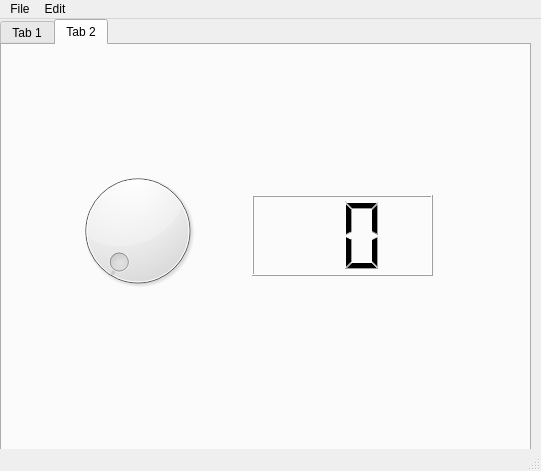
<?xml version="1.0" encoding="UTF-8"?>
<ui version="4.0">
 <class>MainWindow</class>
 <widget class="QMainWindow" name="MainWindow">
  <property name="geometry">
   <rect>
    <x>0</x>
    <y>0</y>
    <width>541</width>
    <height>471</height>
   </rect>
  </property>
  <property name="windowTitle">
   <string>MainWindow</string>
  </property>
  <widget class="QWidget" name="centralwidget">
   <widget class="QTabWidget" name="tabWidget">
    <property name="geometry">
     <rect>
      <x>0</x>
      <y>0</y>
      <width>531</width>
      <height>441</height>
     </rect>
    </property>
    <property name="currentIndex">
     <number>1</number>
    </property>
    <widget class="QWidget" name="tab">
     <attribute name="title">
      <string>Tab 1</string>
     </attribute>
     <widget class="QPushButton" name="pushButton">
      <property name="geometry">
       <rect>
        <x>30</x>
        <y>360</y>
        <width>75</width>
        <height>23</height>
       </rect>
      </property>
      <property name="text">
       <string>Masuk</string>
      </property>
     </widget>
     <widget class="QPushButton" name="pushButton_2">
      <property name="geometry">
       <rect>
        <x>130</x>
        <y>360</y>
        <width>75</width>
        <height>23</height>
       </rect>
      </property>
      <property name="text">
       <string>Keluar</string>
      </property>
     </widget>
    </widget>
    <widget class="QWidget" name="tab_2">
     <attribute name="title">
      <string>Tab 2</string>
     </attribute>
     <widget class="QDial" name="dial">
      <property name="geometry">
       <rect>
        <x>60</x>
        <y>120</y>
        <width>151</width>
        <height>131</height>
       </rect>
      </property>
     </widget>
     <widget class="QLCDNumber" name="lcdNumber">
      <property name="geometry">
       <rect>
        <x>250</x>
        <y>150</y>
        <width>181</width>
        <height>81</height>
       </rect>
      </property>
      <property name="digitCount">
       <number>2</number>
      </property>
     </widget>
    </widget>
   </widget>
  </widget>
  <widget class="QMenuBar" name="menubar">
   <property name="geometry">
    <rect>
     <x>0</x>
     <y>0</y>
     <width>541</width>
     <height>21</height>
    </rect>
   </property>
   <widget class="QMenu" name="menuFile">
    <property name="title">
     <string>File</string>
    </property>
    <widget class="QMenu" name="menuCopy">
     <property name="title">
      <string>Copy</string>
     </property>
     <property name="icon">
      <iconset>
       <normaloff>copy.png</normaloff>copy.png</iconset>
     </property>
     <addaction name="actionSebagian"/>
     <addaction name="actionKabehan"/>
    </widget>
    <addaction name="actionNew"/>
    <addaction name="menuCopy"/>
    <addaction name="separator"/>
    <addaction name="actionExit_2"/>
   </widget>
   <widget class="QMenu" name="menuEdit">
    <property name="title">
     <string>Edit</string>
    </property>
   </widget>
   <addaction name="menuFile"/>
   <addaction name="menuEdit"/>
  </widget>
  <widget class="QStatusBar" name="statusbar"/>
  <action name="actionNew">
   <property name="icon">
    <iconset>
     <normaloff>new.png</normaloff>new.png</iconset>
   </property>
   <property name="text">
    <string>New</string>
   </property>
  </action>
  <action name="actionExit">
   <property name="text">
    <string>Exit</string>
   </property>
  </action>
  <action name="actionExit_2">
   <property name="icon">
    <iconset>
     <normaloff>exit.png</normaloff>exit.png</iconset>
   </property>
   <property name="text">
    <string>Exit</string>
   </property>
   <property name="statusTip">
    <string>Klik untuk keluar</string>
   </property>
  </action>
  <action name="actionSebagian">
   <property name="text">
    <string>Sebagian</string>
   </property>
  </action>
  <action name="actionKabehan">
   <property name="text">
    <string>Kabehan</string>
   </property>
  </action>
 </widget>
 <resources/>
 <connections>
  <connection>
   <sender>actionExit_2</sender>
   <signal>triggered()</signal>
   <receiver>MainWindow</receiver>
   <slot>close()</slot>
   <hints>
    <hint type="sourcelabel">
     <x>-1</x>
     <y>-1</y>
    </hint>
    <hint type="destinationlabel">
     <x>266</x>
     <y>237</y>
    </hint>
   </hints>
  </connection>
 </connections>
</ui>
